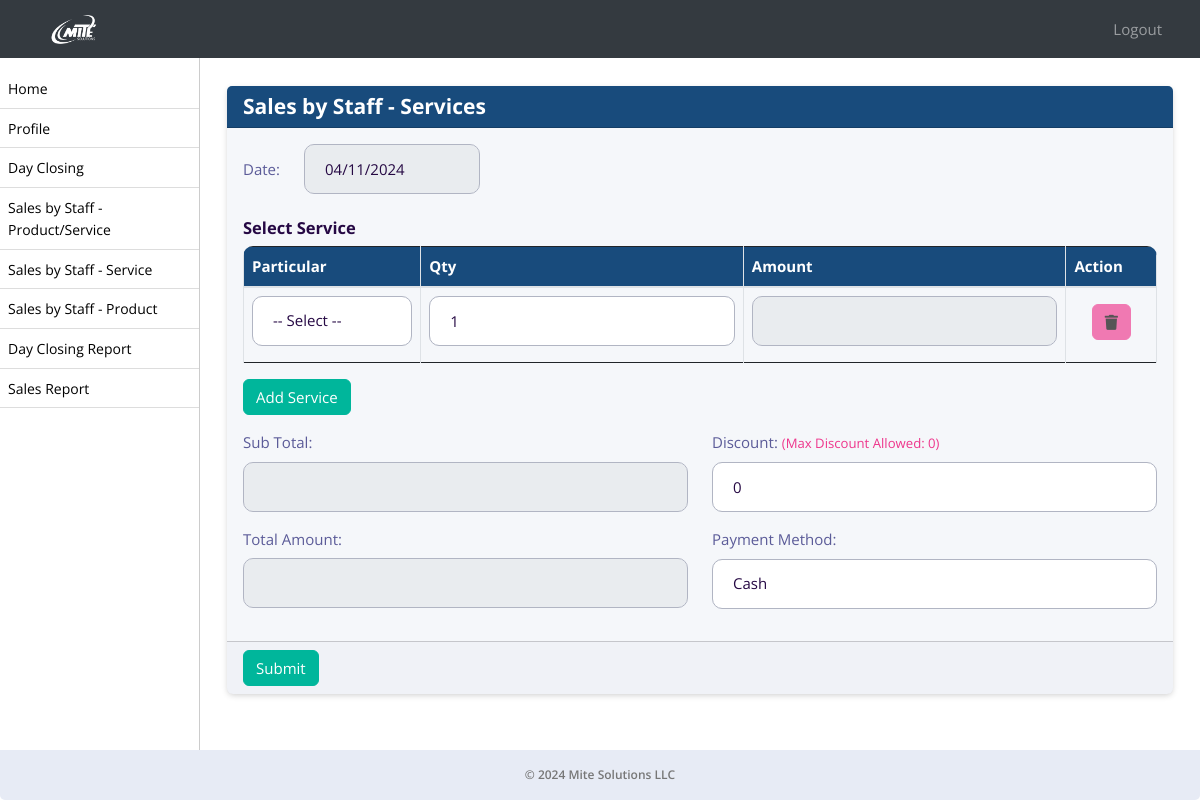
/sale/sales-by-staff-service/ (signed in), run on the app's committed database.
### ezshopapp/models.py (models this page shows, shortened)
class Module(models.Model):
    URL_CHOICES = [
        ('/sale/dayclosing/', 'Day Closing'),
        ('/dayclosing/admin/', 'Admin Day Closing'),
        ('/sale/sales-by-staff-item-service/', 'Sales by Staff - Product/Service'),
        ('/sale/sales-by-staff-service/', 'Sales by Staff - Service'),
        ('/sale/sales-by-staff-item/', 'Sales by Staff - Product'),
        ('/sale/day-closing-report/', 'Day Closing Report'),
        ('/sale/sales-report/', 'Sales Report'),
    ]
    URL_NAMES = [
        ('Day Closing', '/sale/dayclosing/'),
        ('Admin Day Closing', '/dayclosing/admin/'),
        ('Sales by Staff - Product/Service', '/sale/sales-by-staff-item-service/'),
        ('Sales by Staff - Service', '/sale/sales-by-staff-service/'),
        ('Sales by Staff - Product', '/sale/sales-by-staff-item/'),
        ('Day Closing Report', '/sale/day-closing-report/'),
        ('Sales Report', '/sale/sales-report/'),
    ]
    url = models.CharField(max_length=150, choices=URL_CHOICES, null=True, verbose_name='Page Name')
    name = models.CharField(max_length=50, choices=URL_NAMES, null=True, verbose_name='Page URL')
    created_on = models.DateTimeField(auto_now_add=True, null=True)

### ezshopapp/views.py (the view)
# urls.py: path('sale/sales-by-staff-service/', submit_sale, name='sales-by-staff-service'),
def submit_sale(request):
    employee_id = request.session.get('employee_id')
    employees = Employee.objects.get(id=employee_id)
    role = Role.objects.filter(name=employees.job_role).first()
    active_modules = role.modules.all()
    if employees:
        services = Service.objects.filter(business_profile=employees.business_profile_id)
    else:
        return render(request, 'error.html')
    if request.method == 'POST':
        sales_form = SalesByStaffServiceForm(request.POST)
        if sales_form.is_valid():
            sales_form = sales_form.save(commit=False)
            sales_form.save()
            return redirect('sales_report')
    else:
        sales_form = SalesByStaffServiceForm()
    return render(request, 'sales-by-staff-service.html', {'sales_form': sales_form, 'services': services,'employees':employees, 'active_modules':active_modules})

### ezshopapp/forms.py
class SalesByStaffServiceForm(forms.ModelForm):
    class Meta:
        model = SaleByStaffService
        fields = '__all__'

### ezshopapp/models.py (called while the page is built)
    def __str__(self):
        return self.name

### ezshopapp/templates/sales-by-staff-service.html (shortened to what this page needs)
{% extends 'emp_base.html' %}
{% block content %}
<div class="container mb-5">
<div class="card ">
    <div class="card-header">
        <h4 class="mb-0 text-white">Sales by Staff - Services</h4>
    </div>
    <form method="post" action="#">
    <div class="card-body">
            <div class="row">
                <div class="col-md-6">
                    <div class="form-group d-inline-flex justify-content-between align-items-center gap-3">
                        <label for="date" class="mr-2">Date:</label>
                        <input type="date" id="date" name="date" class="form-control" readonly required>
                    </div>
                </div>
                <div class="col-md-6">
                </div>
            </div>
            <div><h5>Select Service</h5></div>
            <div class="table-responsive">
                <table class="table table-bordered" id="salesService">
                    <thead>
                        <tr>
                            <th>Particular</th>
                            <th>Qty</th>
                            <th>Amount</th>
                            <th>Action</th>
                        </tr>
                    </thead>
                    <tbody id="serviceRows">
                        <tr class="text-center">
                            <td>
                                <select id="form-0-service" class="form-control" name="service" onchange="updatePrice(this)">
                                    <option value="">-- Select --</option>
                                </select>
                            </td>
                            <td>
                                <input type="number" id="form-0-quantity" name="quantity" class="form-control" value="1" onchange="calculateSubTotal(); calculateTotalAmount()">
                            </td>
                            <td>
                                <input type="number" id="form-0-price" name="price"  class="form-control" readonly>
                            </td>
                            <td class=" text-center">
                                <div class="mt-2 justify-content-center align-items-center"  id="form-0-delete">
                                    <button class="btn btn-danger" type="button" onclick="removeServiceRow(this); calculateSubTotal();  calculateTotalAmount()" disabled><i class="fas fa-trash"></i></button>
                                </div>
                            </td>
                        </tr>
                    </tbody>
                </table>
            </div>
            <div class="form-group">
                <button type="button" onclick="addService()" class="btn btn-primary">Add Service</button>
            </div>
            <div class="row">
                <div class="col-md-6">
            <div class="form-group">
                <label for="sub_total">Sub Total:</label>
                <input type="text" id="sub_total" name="sub_total" readonly class="form-control">
            </div>
            <div class="form-group">
                <label for="total_amount">Total Amount:</label>
                <input type="text" id="total_amount" name="total_amount" readonly class="form-control">
            </div>
            </div><div class="col-md-6">
                <div class="form-group">
                    <label for="discount">Discount: <small class="text-danger">(Max Discount Allowed: <span  id="max_discount">0</span>)</small></label>
                    <input type="number" id="discount" name="discount"  value="0" class="form-control" onchange="calculateTotalAmount()" placeholder="Enter the Discount Amount or Enter Zero" required>
                </div>
            <div class="form-group">
                <label for="payment_method">Payment Method:</label>
                <select id="payment_method" name="payment_method" class="form-control">
                    <option value="cash">Cash</option>
                </select>
            </div>
        </div>
        </div>
    </div>
    <div class="card-footer">
        <div class="form-group mb-0">
            <button type="submit" class="btn btn-primary"><span >Submit</span></button>
        </div>
    </div>
</form>
</div>
</div>
{% endblock %}

### ezshopapp/templates/emp_base.html (shortened to what this page needs)
{% load static %}
<!DOCTYPE html>
<html lang="en">
<head>
    <link rel="stylesheet" href="https://stackpath.bootstrapcdn.com/bootstrap/4.3.1/css/bootstrap.min.css">
    <link href="../../static/js/style.css" rel="stylesheet">
    <link rel="stylesheet" type="text/css" href="https://cdn.datatables.net/1.11.5/css/jquery.dataTables.css">
    <link rel="stylesheet" href="https://use.fontawesome.com/releases/v5.8.2/css/all.css">
    <link rel="stylesheet" href="https://cdn.datatables.net/1.10.24/css/dataTables.bootstrap4.min.css"/>
    <link rel="stylesheet" type="text/css" href="https://cdn.jsdelivr.net/npm/daterangepicker/daterangepicker.css" />
<link rel="stylesheet" href="https://cdn.datatables.net/2.0.2/css/dataTables.bootstrap5.css">
<link rel="stylesheet" href="https://cdn.datatables.net/responsive/3.0.0/css/responsive.bootstrap5.css">
<link rel="stylesheet" type="text/css" href="https://cdn.datatables.net/buttons/2.2.2/css/buttons.bootstrap5.min.css">
</head>
<body>
<nav class="navbar navbar-expand-lg navbar-dark bg-dark fixed-top">
    <a class="navbar-brand text-left" href="/employee-dashboard/">
         <img src="../../static/assets/logo.png" alt="Mite Solutions"  style="filter: brightness(0) invert(1);" width="5%">
    </a>
    <div class="collapse navbar-collapse" id="navbarNav">
        <ul class="navbar-nav ml-auto pl-3">
                <a class="nav-link" href="{% url 'employee_logout' %}" id="logout-link">Logout</a>
        </ul>
    </div>
</nav>
<div id="sidebar">
<ul id="font-c" style="max-height: 400px; overflow-y: scroll;">
    <li><a href="/employee-dashboard/">Home</a></li>
    <li><a href="/profile/">Profile</a></li>
    {% for module in active_modules %}
        <li>
            <a href="{{ module.url }}">{{ module.name }}</a>
        </li>
    {% endfor %}
</ul>
</div>
<div id="content">
    {% block content %}{% endblock %}
    <footer class="footer mt-auto py-3 bg-light">
        <div class="container text-center">
            <span class="text-muted">&copy; 2024 Mite Solutions LLC</span>
        </div>
    </footer>
</div>
</body>
</html>

### ezshopapp/templates/emp_base.html (style rules this page uses)
body, p, h1, h2, h3, h4, h5, h6, a, li, label, input, div, span, small { font-family: "Open Sans", sans-serif !important; }
.bg-light { border-bottom-right-radius:5px; border-bottom-left-radius:5px; font-weight: 600; color:#000; }
#font-c>li>a { font-size:14px !important; }
button:disabled { cursor: not-allowed; pointer-events: all !important; }
body { padding-top: 56px; background-color: #ffffff !important; }
table thead { border-radius: 5px !important; }
table thead th { vertical-align: bottom; border-bottom: 2px solid #dee2e6; background-color: #184b7c !important; color: #fff !important; }
tbody { border-bottom: 0px !important; }
#sidebar { height: 100%; width: 200px; position: fixed; top: 0; left: 0; background-color: #fff; padding-top: 36px; border-right:1px solid #ccc; }
.form-control { line-height: 1.25 !important; }
table { border:1px !important; }
#content { margin-left: 200px; padding: 15px; }
#sidebar ul { list-style: none; padding: 0; }
#sidebar ul li { padding: 8px; border-bottom: 1px solid #ddd; }
#sidebar ul li a { text-decoration: none; color: #000; }
.navbar-brand { margin-left: 4%; }
div>.table-responsive, table, table>thead { border-radius: 10px !important; }
.card { border:0px !important; margin-top:15px; margin-bottom:15px; box-shadow: 0px 2px 6px -1px #ccc; }
.card-header { background-color: #184b7c !important; color:#fff !important; }
a { text-decoration: none !important; }
.bg-dark { background-color: #343a40 !important; }
.btn-primary { --bs-btn-color: #fff; --bs-btn-bg: #00B69B; --bs-btn-border-color: #00B69B; --bs-btn-hover-color: #000; --bs-btn-hover-bg: #26c1aa; --bs-btn-hover-border-color: #1abda5; --bs-btn-focus-shadow-rgb: 0, 155, 132; --bs-btn-active-color: #000; --bs-btn-active-bg: #33c5af; --bs-btn-active-border-color: #1abda5; --bs-btn-active-shadow: inset 0 3px 5px rgba(0, 0, 0, 0.125); --bs-btn-disabled-color: #000; --bs-btn-disabled-bg: #00B69B; --bs-btn-disabled-border-color: #00B69B; }
.navbar-nav.ml-auto { margin-right: 15px; }
.navbar-nav.ml-auto a { color: #fff; margin-right: 15px; }
input, select { width: 100%; padding: 0.375rem 0.75rem; margin-bottom: 0.5rem; font-size: 1rem; line-height: 1.5; color: #495057; background-color: #fff; background-clip: padding-box; border: 1px solid #ced4da; border-radius: 0.25rem; transition: border-color 0.15s ease-in-out, box-shadow 0.15s ease-in-out; }
.footer { position: fixed; left: 0; z-index: 1; bottom: 0; width: 100%; font-size:12px; background-color: #343a40; color: #fff; padding: 8px 0; }
.text-muted { color:#777 !important; }

### ezshopapp/templates/sales-by-staff-service.html (style rules this page uses)
tr>td { text-align: center !important; }

### data on the page
Module: name "Day Closing"
Module: name "Sales by Staff - Product/Service"
Module: name "Sales by Staff - Service"
Module: name "Sales by Staff - Product"
Module: name "Day Closing Report"
Module: name "Sales Report"
